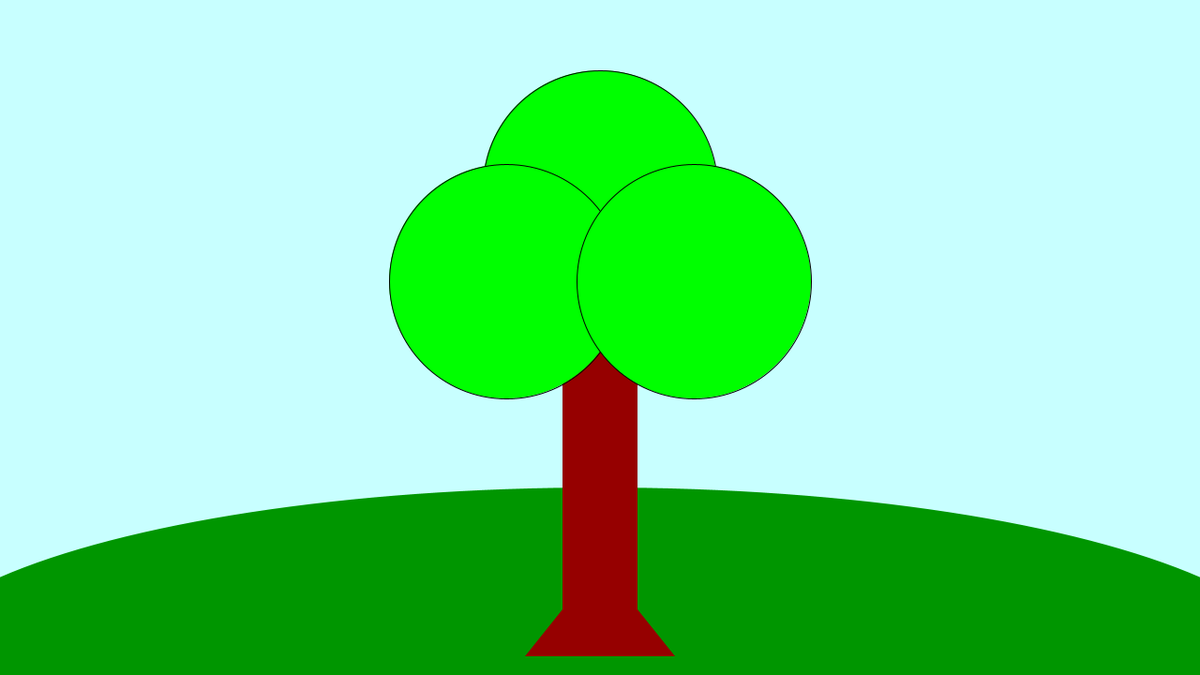
Frame 1 (no input)
Frame 2 (the mouse pressed at the canvas centre, redrawn once): identical to frame 1, image omitted

The Processing sketch that drew this single still picture (run headless with seeded random() and noise(); the mouse was pressed at the canvas centre and the sketch redrawn once):

// Processing sketch: opdr_9_9
// ── opdr_9_9.pde
void setup(){
  size(1280,720);
  noLoop();
}

void draw(){
  background(200,255,255);
  fill(0,150,0);
  noStroke();
    ellipse(640,720,1500,400);
  //tree
  fill(150,0,0);
    triangle(640,600,560,700,720,700);
    rect(600,250,80,450);
  fill(0,255,0);
  stroke(0,0,0);
    leaves(640,200);
    leaves(540,300);
    leaves(740,300);
}

//leaves
void leaves(int x,int y){
  ellipse(x,y,250,250);
}
